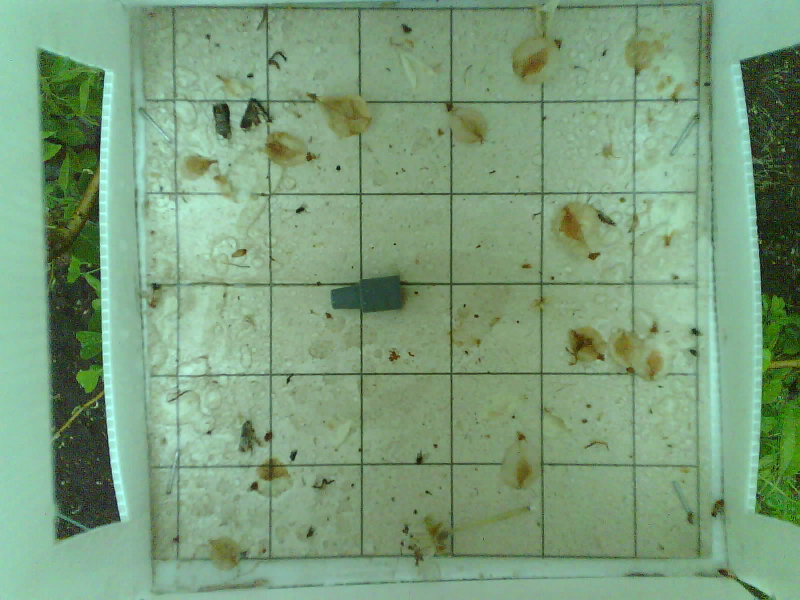
#> input picture img/6.jpg, 1600 x 1200 px (shown at 1/2 size)
$ python moth_detector_v004.py
#> lines starting #> are read from the running program, lines starting #| are printed output that depends on the picture; after the words box and inside, x2 and y2 are one past the last pixel; in counts of white or black regions, pixels touching at a corner belong together
### NECTRAS
### Autor: W. Daniel Sequeiros
### http://www.nectras.com
### daniel@nectras.com
### Te: +5493515920003

###############
# VERSIONES
################
# V0003.
#    Se ajusta la imagen a tamanio correcto.
#    Ratio of window
# V0004.
#    Salida Array detect_identy


import cv2 #Importamos OPENCV
import numpy as np #multi-dimensional arrays

##################
###FUNCIONES
##################


def find_if_close(cnt1,cnt2): #Encuentra contornos proximos
    row1,row2 = cnt1.shape[0],cnt2.shape[0]
    for i in range(row1):
        for j in range(row2):
            dist = np.linalg.norm(cnt1[i]-cnt2[j])
            if abs(dist) < 5 : #Distancia entre bordes al unirlos
                return True
            elif i==row1-1 and j==row2-1:
                return False


def detect_identy(x,y,w,h,a): #Identificamos que es
    area=w*h
    ratioa=area/a; ## VEMOS CUANTO OCUPA DEL CUADRADO QUE LO RODEA
    ratio=w/h;
    return_array=[];
    return_array["x"]=x;
    return_array["y"]=x;
    return_array["w"]=w;
    return_array["h"]=h;
    return_array["a"]=a;
    return_array["ratio"]=ratio
    return_array["ratioa"]=ratioa
    #return str(ratioa);
    if 600<a<1600:
        if a>1200:
            if 0.8<ratio>1.2:
                return_array["label"]="Moth"
                return return_array

        if ratioa>1.5: # el radio de area no corresponde a una mozca
            return_array["label"]="Unknow"
            return return_array
        return_array["label"]="Fly"
        return return_array
    if 1600<a<5000:# TAMANIO CORRECTO
        if ratioa<2: #RADIO CORRECTO
            return_array["label"]="Moth"
            return return_array
    if 9000<a<15000:# area de feromona 10236.5
        if a>13000:
            return_array["label"]="Moth"
            return return_array # Encontramos una feromona con bicho al lado.
        return_array["label"]="Phero"
        return return_array
    if 20000<a:
        if ratio>0.5:
            return_array["label"]="Unknow"
            return return_array
        return_array["label"]="Window"
        return return_array
    return_array["label"]="Unknow"
    return return_array

#####################
######EMPEZAMOS
#####################

file='6.jpg' #Ruta a imagen
#file='img/captura.jpg' #Ruta a imagen
img_org = cv2.imread("img/"+file) #Cargamos Imagen
#> img_org is the input picture: shape (1200, 1600, 3); mean B, G, R 123.5, 157.2, 123.1

####################
####REDIMENSIONAMOS EN CASO DE IMAGENES CHICAS
###################
height =img_org.shape[0];
#> height = 1200
if(height<1200):
    scale=1200/height
    #print(scale)
    width = int(img_org.shape[1] * scale )
    height = int(img_org.shape[0] * scale)
    dim = (width, height)
    # resize image
    img_org = cv2.resize(img_org, dim, interpolation = cv2.INTER_AREA)
    #cv2.imshow('Resize',img_resize)   # Mostramos IMG original


#############
##DILATACION
#############
dilatation_size=7
dilatation_type = cv2.MORPH_ELLIPSE #cv.MORPH_RECT  / cv.MORPH_CROSS /cv.MORPH_ELLIPSE
element = cv2.getStructuringElement(dilatation_type, (2*dilatation_size + 1, 2*dilatation_size+1), (dilatation_size, dilatation_size))
img_dst = cv2.dilate(img_org, element) # Dilatacin  .erode() .dilate()
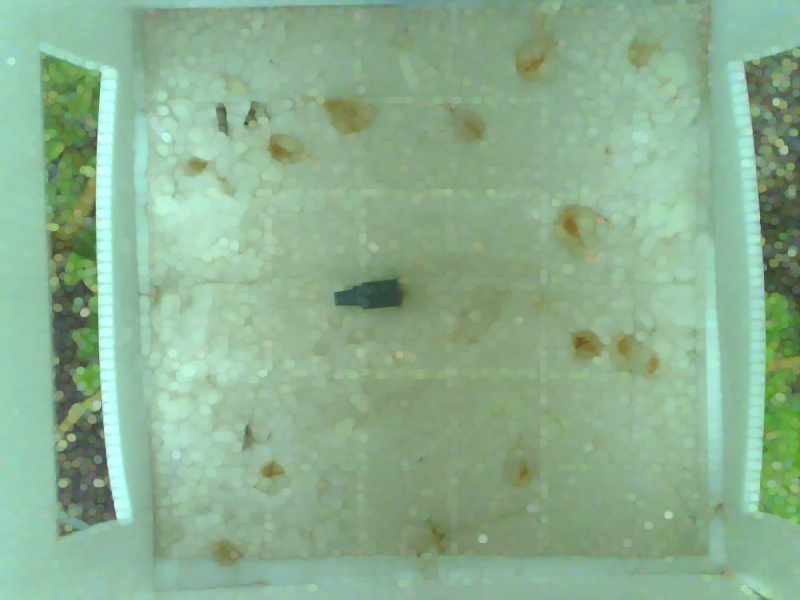
#> img_dst: shape (1200, 1600, 3) (shown at 1/2 size); mean B, G, R 143.7, 175.3, 139.6
#cv2.imshow('Dilatacion',img_dst)   # Mostramos IMG original
############
##EROCiON
###########3
ero_size=8
ero_type = cv2.MORPH_RECT #cv.MORPH_RECT  / cv.MORPH_CROSS /cv.MORPH_ELLIPSE
element = cv2.getStructuringElement(ero_type, (2*ero_size + 1, 2*ero_size+1), (ero_size, ero_size))
img_ero = cv2.erode(img_dst, element)
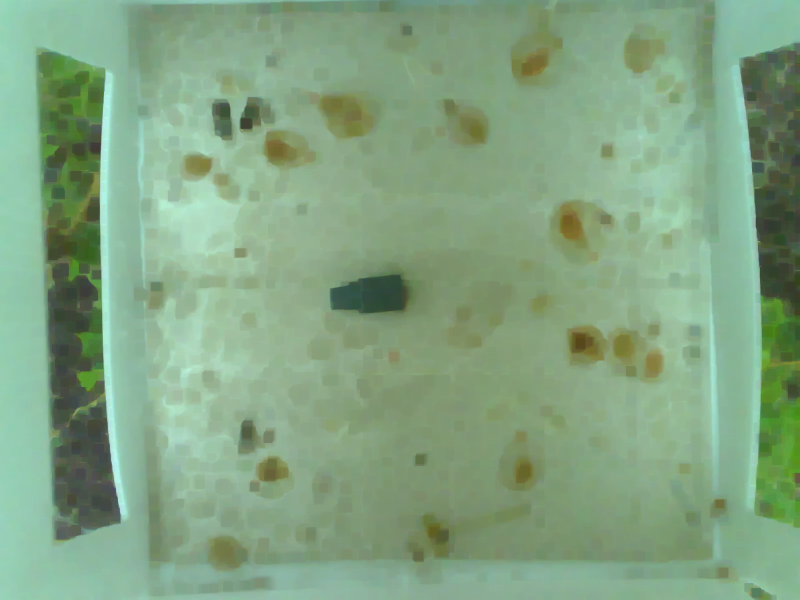
#> img_ero: shape (1200, 1600, 3) (shown at 1/2 size); mean B, G, R 130.3, 163.8, 130.3
#cv2.imshow('erocion',img_ero)   # Mostramos IMG original
###########
##GAUSS & Backwithe
###########
imggb = cv2.cvtColor(img_ero, cv2.COLOR_BGR2GRAY) #transformamos a escala de grises
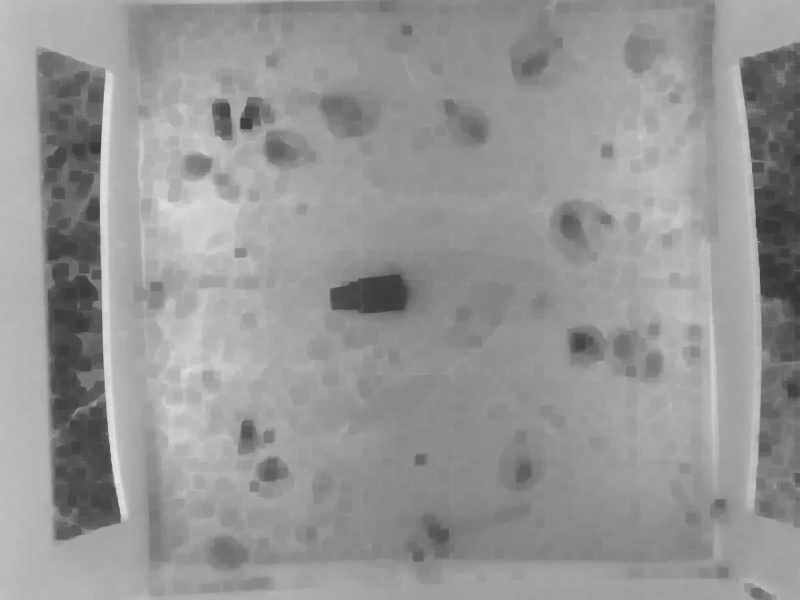
#> imggb: shape (1200, 1600) (shown at 1/2 size); min 54, max 233, mean 149.9
imggb = cv2.GaussianBlur(imggb, (5, 5), 0) #transformamos a escala de grises
#cv2.imshow('GAUSBLUR',imggb)   # Mostramos IMG BLANCO Y NEGRO y GAUSEANO

###########
##DETECTAMOS BORDES
##########
#Detectamos los bordes con Canny
img_bordes=imggb
img_show=img_org.copy()
img_bordes= cv2.Canny(img_bordes, 50,140) #detector de bordes Canny
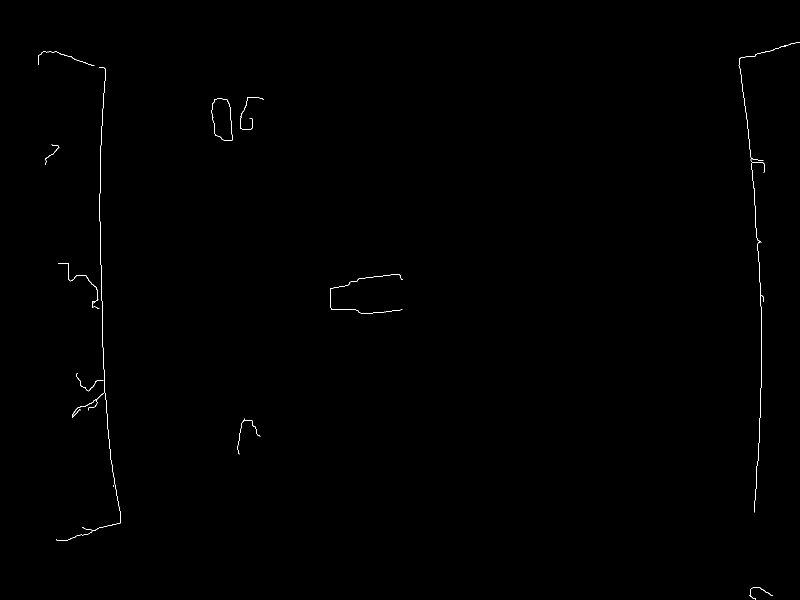
#> img_bordes: shape (1200, 1600) (shown at 1/2 size); 0.21% white in thin lines or dots, all inside (x1, y1, x2, y2) = (76, 85, 1600, 1200)
# Buscamos los contornos
(contornos,_) = cv2.findContours(img_bordes.copy(), cv2.RETR_EXTERNAL, cv2.CHAIN_APPROX_SIMPLE)
#> contornos = 18 contours, 12 with area under 20; largest, box (x1, y1, x2, y2) and area: (423, 197, 466, 282) 2742, (117, 526, 199, 618) 46, (144, 786, 208, 836) 42, (153, 746, 207, 783) 25, (91, 289, 119, 330) 20, (76, 103, 189, 131) 20
#print("He encontrado {} objetos".format(len(contornos)))

cv2.drawContours(img_show,contornos,-1,(0,0,255), 2)#Dibuja los Contornos
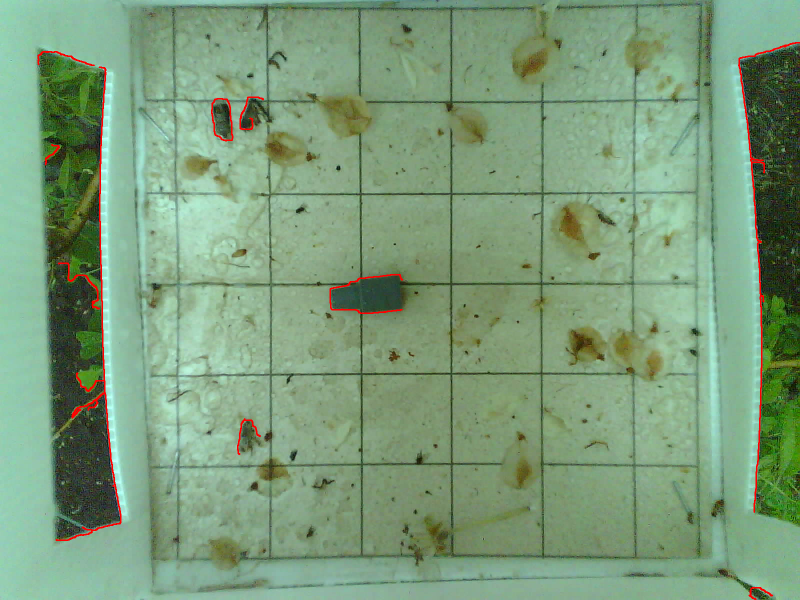
#> img_show: shape (1200, 1600, 3) (shown at 1/2 size); 0.65% of pixels changed, all inside (x1, y1, x2, y2) = (75, 84, 1600, 1200)
#cv2.imshow('BORDES',img_show)   # Mostramos IMG BLANCO Y NEGRO y GAUSEANO


####################
##JUNTAMOS CONTORNOS
####################
img_contornos_join=img_org.copy()
contours=contornos
#> contours has the same summary as contornos
LENGTH = len(contours)
#> LENGTH = 18
status = np.zeros((LENGTH,1))
#> status = 18 values from 0 to 0


for i,cnt1 in enumerate(contours):
    x = i
    if i != LENGTH-1:
        for j,cnt2 in enumerate(contours[i+1:]):
            x = x+1
            dist = find_if_close(cnt1,cnt2)
            if dist == True:
                val = min(status[i],status[x])
                status[x] = status[i] = val
            else:
                if status[x]==status[i]:
                    status[x] = i+1
#> this loop made 18 passes
#> cnt1 on pass 4: [[226, 970], [226, 972], [227, 972], [226, 971]]
#> after the loop, status = 18 values, max 17 at index 17, min 0 at index 0, mean 5.67

unified = []
maximum = int(status.max())+1
#> maximum = 18
for i in range(maximum):
    pos = np.where(status==i)[0]
    if pos.size != 0:
        cont = np.vstack(contours[i] for i in pos)
        hull = cv2.convexHull(cont)
        unified.append(hull)
#> this loop made 18 passes
#> pos on passes 1, 2, 4, 5, 6, 9, 10, 11, 12, 14, 15, 18: [0, 1], [2, 3, 6, 7, 15], [11, 16], [4], [5], [8], [9], [10], [12], [13], [14], [17]
#> after the loop, unified = 12 contours; largest, box (x1, y1, x2, y2) and area: (76, 103, 1529, 485) 139066, (112, 134, 242, 1081) 66170, (1477, 85, 1600, 324) 16116, (660, 549, 806, 627) 9445, (1508, 484, 1528, 1025) 4816

cv2.drawContours(img_contornos_join,unified,-1,(0,255,0),2)
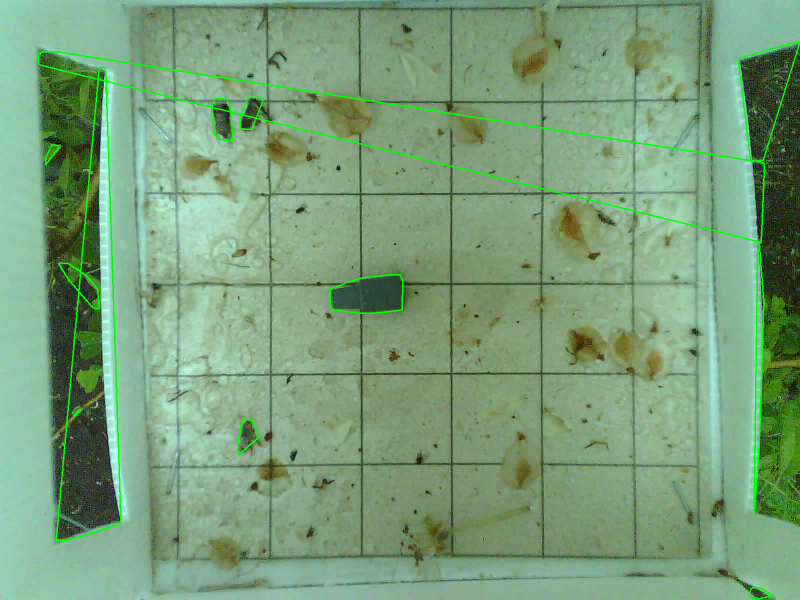
#> img_contornos_join: shape (1200, 1600, 3) (shown at 1/2 size); 1.27% of pixels changed, all inside (x1, y1, x2, y2) = (75, 84, 1600, 1200)


##AGREGAMOS CONVEX HULL Y TEXTO
font = cv2.FONT_HERSHEY_SIMPLEX # font
fontScale = 0.5# fontScale
color = (0, 0, 255)# Blue color in BGR
thickness = 1# Line thickness of 2 px


for con in unified:
    area=area = cv2.contourArea(con); ## CONTORNO SIN RECTANGULO
    x,y,w,h = cv2.boundingRect(con) ## AGREGAMOS LOS RECTANGULOS
#> (the run stopped early here; a loop or call above may not have finished)

$ run again, with img/captura.jpg copied over img/6.jpg
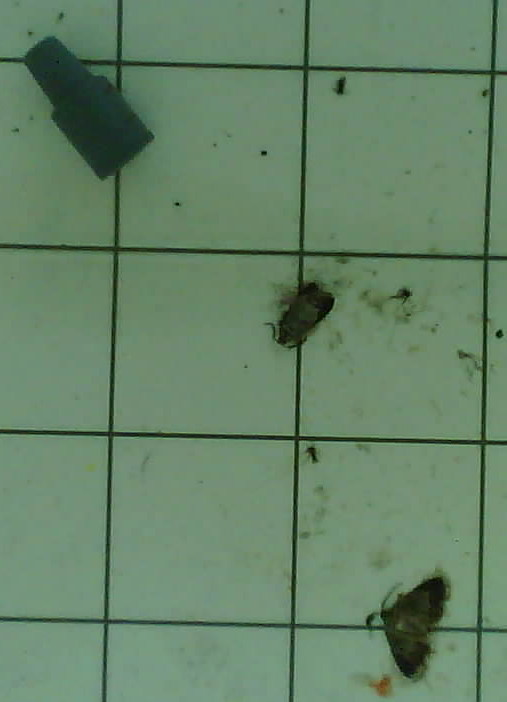
#> input picture img/captura.jpg, 507 x 702 px
#> img_org is the input picture: shape (702, 507, 3); mean B, G, R 104.3, 131.6, 102.2
#> img_org: shape (1200, 866, 3)
#> `img_bordes= cv2.Canny(img_bordes, 50,140)`:
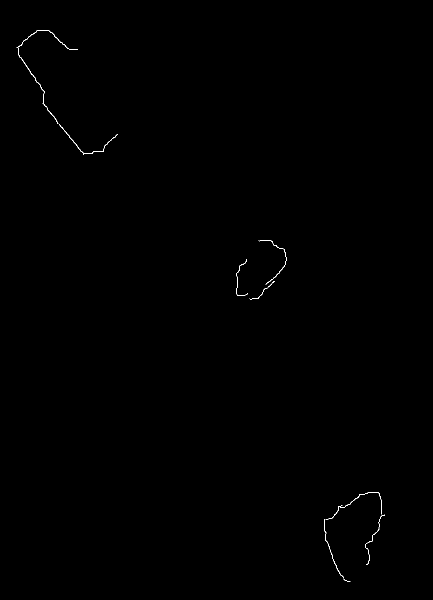
#> img_bordes: shape (1200, 866) (shown at 1/2 size); 0.14% white in thin lines or dots, all inside (x1, y1, x2, y2) = (33, 61, 770, 1164)
#> contornos = 11 contours, 4 with area under 20; largest, box (x1, y1, x2, y2) and area: (37, 95, 116, 248) 72, (117, 247, 236, 310) 64, (33, 61, 156, 100) 47, (517, 481, 573, 570) 41, (648, 1038, 688, 1156) 28, (680, 985, 763, 1029) 22, (730, 1029, 770, 1130) 22
#> img_show: shape (1200, 866, 3); mean B, G, R 103.9, 131, 103
#> contours has the same summary as contornos
#> LENGTH = 11
#> the loop `for i,cnt1 in enumerate(contours):` made 11 passes
#> after the loop `for i,cnt1 in enumerate(contours):`: status = [0, 0, 1, 0, 0, 3, 6, 3, 7, 7, 7]
#> maximum = 8
#> the loop `for i in range(maximum):` made 8 passes
#> pos on passes 1, 2, 4, 7, 8: [0, 1, 3, 4], [2], [5, 7], [6], [8, 9, 10]
#> after the loop `for i in range(maximum):`: unified = 5 contours; box (x1, y1, x2, y2) and area: (33, 61, 236, 310) 25698, (648, 985, 763, 1164) 12595, (499, 481, 573, 599) 5335, (473, 518, 496, 591) 1295, (730, 1029, 770, 1130) 1202
#> `cv2.drawContours(img_contornos_join,unified,-1,(0,255,0),2)`:
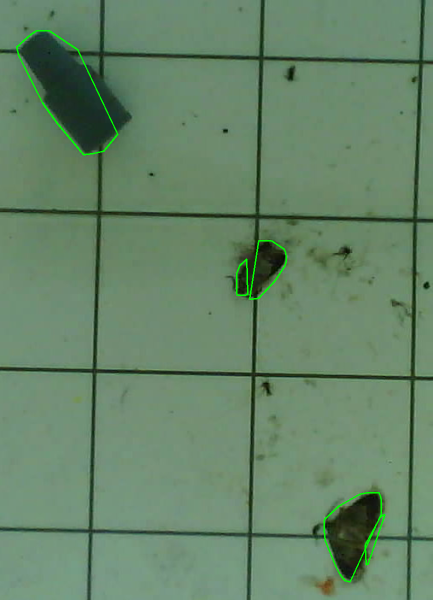
#> img_contornos_join: shape (1200, 866, 3) (shown at 1/2 size); mean B, G, R 103.9, 132.3, 101.8

$ run again, with img/11.jpg copied over img/6.jpg
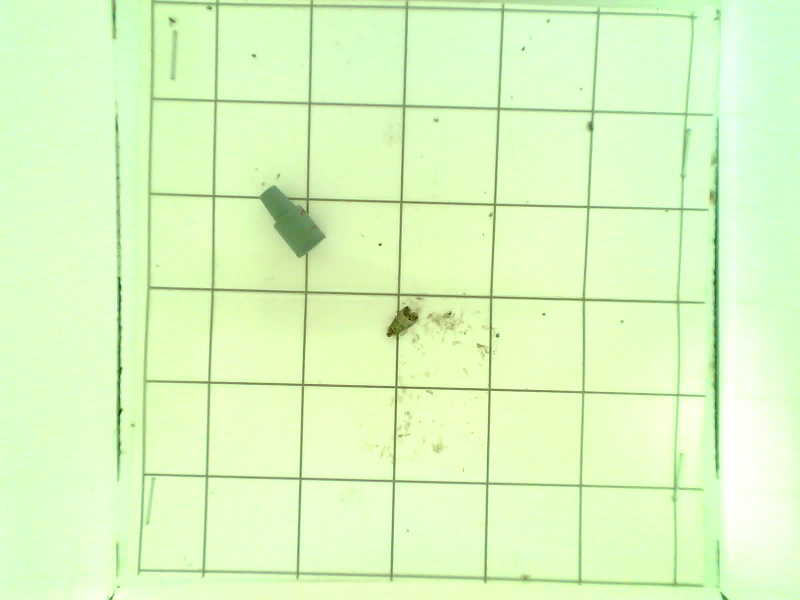
#> input picture img/11.jpg, 1600 x 1200 px (shown at 1/2 size)
#> img_org is the input picture: shape (1200, 1600, 3); mean B, G, R 194.1, 249.2, 220.7
#> `img_bordes= cv2.Canny(img_bordes, 50,140)`:
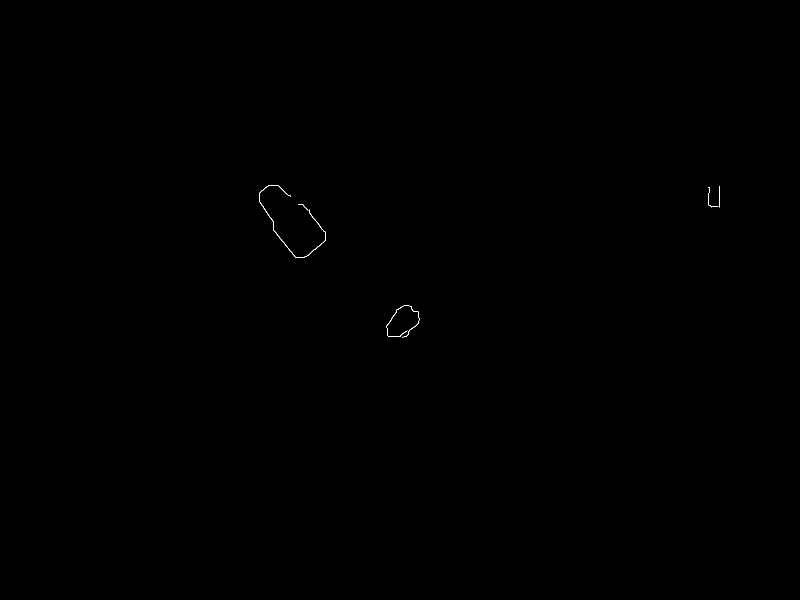
#> img_bordes: shape (1200, 1600) (shown at 1/2 size); 0.05% white in thin lines or dots, all inside (x1, y1, x2, y2) = (518, 370, 1440, 675)
#> contornos = 5 contours, 3 with area under 20; largest, box (x1, y1, x2, y2) and area: (518, 370, 652, 516) 166, (773, 611, 839, 675) 60
#> img_show: shape (1200, 1600, 3); 0.14% of pixels changed, all inside (x1, y1, x2, y2) = (517, 369, 1441, 676)
#> contours has the same summary as contornos
#> LENGTH = 5
#> the loop `for i,cnt1 in enumerate(contours):` made 5 passes
#> after the loop `for i,cnt1 in enumerate(contours):`: status = [0, 1, 2, 2, 1]
#> maximum = 3
#> the loop `for i in range(maximum):` made 3 passes
#> pos on passes 1 to 3: [0], [1, 4], [2, 3]
#> after the loop `for i in range(maximum):`: unified = 3 contours; box (x1, y1, x2, y2) and area: (518, 370, 652, 516) 11010, (773, 611, 839, 675) 2994, (1417, 372, 1440, 415) 890
#> `cv2.drawContours(img_contornos_join,unified,-1,(0,255,0),2)`:
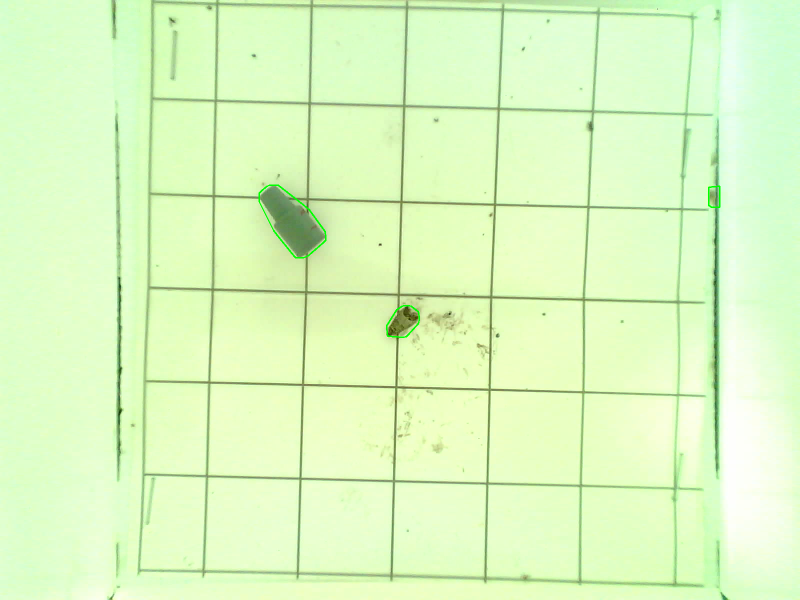
#> img_contornos_join: shape (1200, 1600, 3) (shown at 1/2 size); 0.12% of pixels changed, all inside (x1, y1, x2, y2) = (517, 369, 1441, 676)
